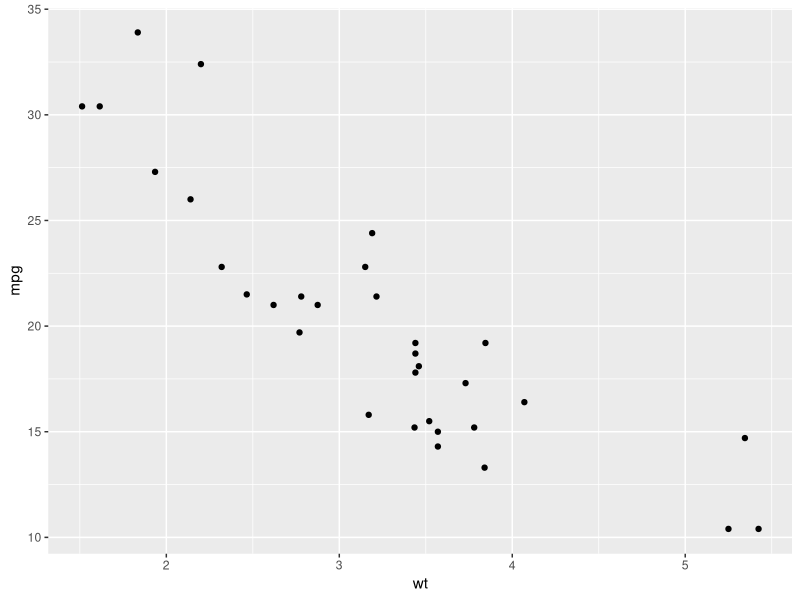
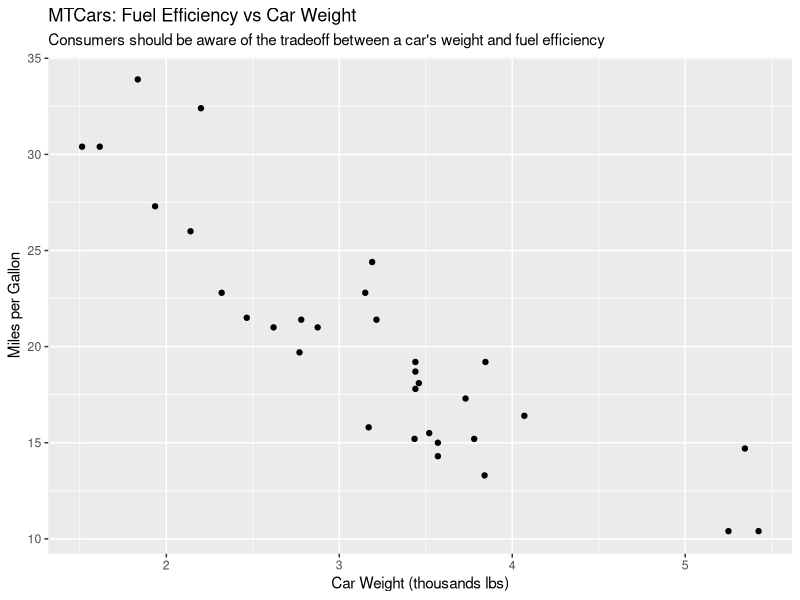
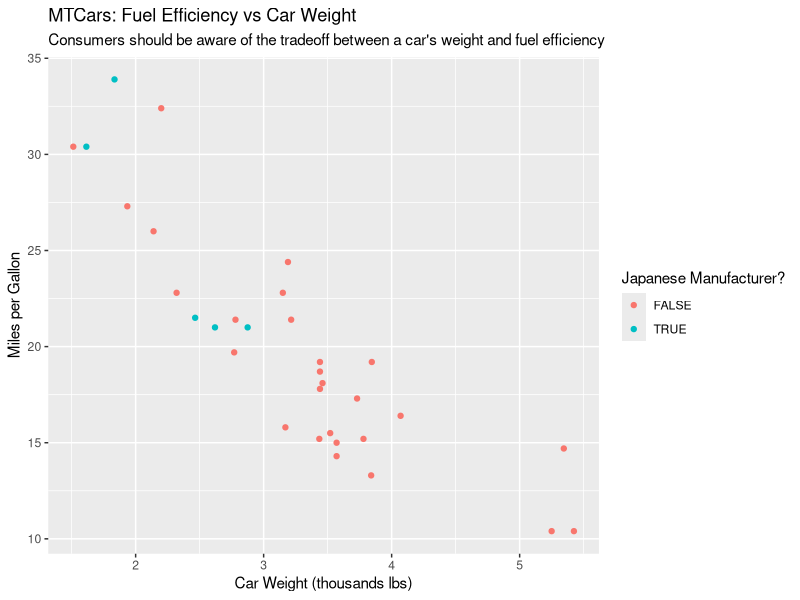

These figures' R source, in order:
library(tidyverse)
data("mtcars")

# Basic plot with no label edits
p1 <- ggplot(mtcars, aes(x=wt, y=mpg)) + geom_point()
p1

# Adding title and labels
plot_labels <- labs(x="Car Weight (thousands lbs)",
                    y="Miles per Gallon",
                    title="MTCars: Fuel Efficiency vs Car Weight",
                    subtitle="Consumers should be aware of the tradeoff between a car's weight and fuel efficiency")
p2 <- p1 + plot_labels
p2

# Flagging japanese branded cars for later plotting
getFirst <- function(l){l[[1]]}
mtcars$make <- lapply(str_split(rownames(mtcars), " "), getFirst)
mtcars$is_japanese <- ifelse((mtcars$make == "Mazda") | (mtcars$make == "Honda") | (mtcars$make == "Toyota"),
                             TRUE, FALSE)

# Plot highlighting jkapanese cars
p4 <- ggplot(mtcars, aes(x=wt, y=mpg, color=is_japanese)) + geom_point() + 
  labs(x="Car Weight (thousands lbs)",
       y="Miles per Gallon",
       title="MTCars: Fuel Efficiency vs Car Weight",
       subtitle="Consumers should be aware of the tradeoff between a car's weight and fuel efficiency",
       color="Japanese Manufacturer?")
p4
